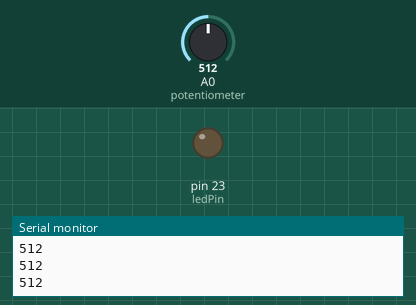
Recording of a sketch running on a simulated Arduino Mega 2560, built with avr-gcc and run on an emulated ATmega2560. Shown: output pins drawn as LEDs (lit = HIGH), the last lines printed to the serial monitor. The test bench sets the inputs (shaded band); at power-on: A0 (potentiometer) = 512.

Above: at 1.2 s.
1.3 s: A0 (potentiometer) set to 720
2.8 s: A0 (potentiometer) set to 744
At 3.5 s:
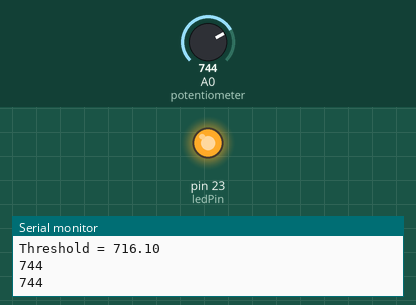
Timing chart, 0 to 5.8 s (numbered marks = the images above; inputs shaded):
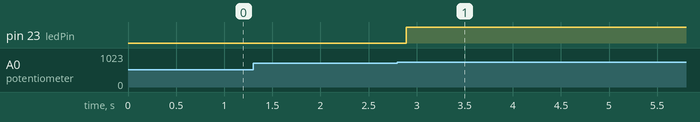

The sketch:

stage-2-code.ino
```cpp
//Project: Phase 2 – Project 2: LED Control with Potentiometer (Non-blocking + Hysteresis + Averaging)
//Author: Gabriel Cabrera (Learning Log)
//Description: Reads analog value from potentiometer and turns on a led if it reaches a threshold
// --- Pin assignments and configuration constants ---
const int potentiometer = A0;
int ledPin = 23;
float threshold = 1023*0.7;
float tolerance = threshold*0.02;
// --- Timing variables for non-blocking printing and sampling ---
unsigned long lastPrint = 0;
unsigned long lastStamp = 0;
// --- Variables for averaging 16 analog samples ---
int counter = 0;
long averageSum = 0;
float averageValue = 0;
// --- Variables to track LED state changes ---
int prevState = LOW;
int currentState = LOW;

// --- Arduino setup: configure serial and initial LED state ---
void setup() {
  Serial.begin (9600);
  pinMode (ledPin, OUTPUT);
  digitalWrite (ledPin, currentState);
}

// --- Main loop: handle sampling, printing, and LED control ---
void loop() {
  unsigned long totalTime = millis();
  int analogValue = analogRead (potentiometer);
  // --- Sampling every 5 ms and accumulating for averaging ---
  if (totalTime - lastStamp >=5) {
    averageSum += analogValue;
    counter++;
    // --- Once 16 samples collected: calculate average and reset counters ---
    if (counter == 16) {
      averageValue = averageSum / 16.0;
      counter = 0;
      averageSum = 0;
    }
    lastStamp = totalTime;
  }
  // --- Debug print to Serial Monitor every 250 ms ---
  if (totalTime - lastPrint >= 250) {
    Serial.println (analogValue);
    lastPrint = totalTime;
  }
  // --- LED ON condition: above (threshold + tolerance) ---
  if (averageValue >= threshold + tolerance) {
    currentState = HIGH;
    digitalWrite (ledPin, currentState);
      // --- Print LED status only once per state change ---
    if (currentState != prevState) {
      Serial.println ("Led = ON");
      Serial.print ("Threshold = ");
      Serial.println (threshold);
      prevState = currentState;
    }
  }
  // --- LED OFF condition: below (threshold - tolerance) ---
  if (averageValue <= threshold - tolerance) {
    currentState = LOW;
    digitalWrite (ledPin, currentState);
      // --- Print LED status only once per state change ---
    if (currentState != prevState) {
      Serial.println ("Led = OFF");
      Serial.print ("Threshold = ");
      Serial.println (threshold);
      prevState = currentState;
    }
  }
}
```

Measured:
- the behaviour switches between 730 and 731 on A0 (potentiometer) (found by bisection; images 0 and 1)
- after the input at 2.8 s, pin 23 (ledPin): LOW → HIGH after 0.09 s
